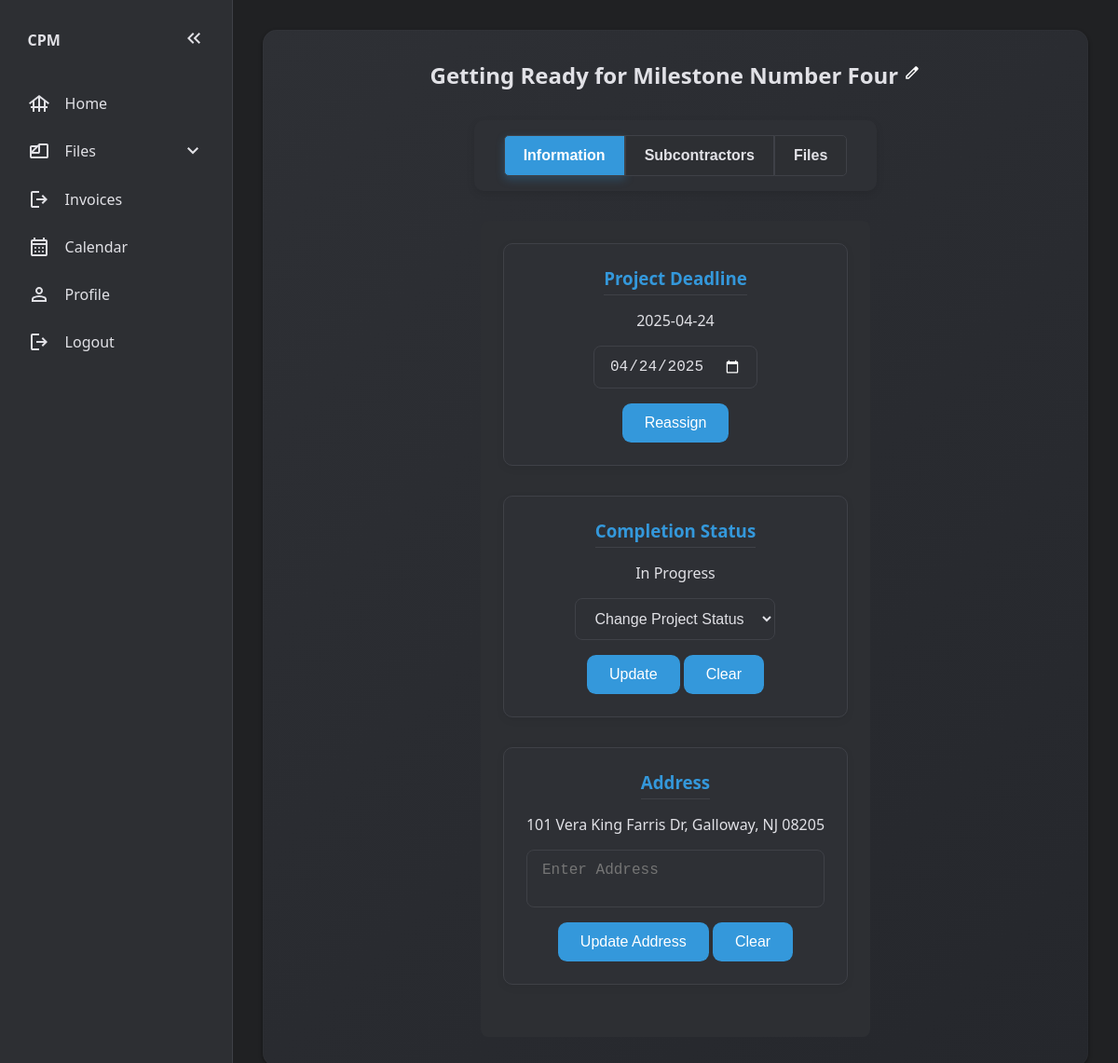
Page /view-project/1 (signed in) on the committed database.
### website/models.py (models this page shows)
class Project(db.Model): # Database model: An object blueprint/layout that will be stored in the database
    id = db.Column(db.Integer, primary_key=True)
    project_name = db.Column(db.String(70))
    date = db.Column(db.DateTime(timezone=True), default=func.now()) # Gets current date and time
    progress = db.Column(Enum('Not Yet Started', 'On Hold', 'In Progress', 'Completed', 'Canceled', name='progress_status'), nullable=False, default='Not Yet Started') # Project's Progress: Not Yet Started (Blue) | On Hold (Orange) | In Progress (Yellow) | Completed (Green) | Canceled (Red)
    deadline = db.Column(db.Date, nullable=True) # Project Deadline
    user_id = db.Column(db.Integer, db.ForeignKey('user.id')) # 1-to-many relationship
    address= db.Column(db.String(255), nullable = True)
    subcontractors = db.relationship('Assignment', back_populates='project') #many to many relation
    tasks = db.relationship('Task', backref='project', lazy='dynamic') # 1-to-many relationship
    files = db.relationship('File', back_populates='project')
    pass

### website/views.py (the view)
@views.route('/view-project/<int:project_id>', methods=['GET', 'POST'])
@login_required
def view_project(project_id):
    project = Project.query.get(project_id)
    subcontractors = [assignment.subcontractor for assignment in project.subcontractors]
    tasks = Task.query.filter_by(project_id=project_id).all()
    return render_template("project.html", project=project, subcontractors=subcontractors, user=current_user, tasks=tasks)

### website/context_processors.py (called while the page is built)
def unread_message_count():
    if current_user.is_authenticated:
        return Message.query.filter_by(receiver_id=current_user.id, is_read=False).count()
    return 0

### website/templates/project.html (shortened to what this page needs)
{% extends 'base.html' %}
{% block content %}
<section class="main-content-section" id="project-details">
  <div id="project-details-div">
    <h2 id="project-name">
      {{ project.project_name }}
    </h2>
  </div>
  <div class="tab-buttons">
    <button class="tab-btn active" data-tab="information" id="first-tab">
      Information
    </button>
    <button class="tab-btn" data-tab="subcontractors" id="middle-tab">
      Subcontractors
    </button>
    <button class="tab-btn" data-tab="files" id="last-tab">Files</button>
  </div>
  <div id="information" class="tab-content active">
    <section id="information-section">
      <section class="sub-sections" id="deadline-sub-section">
        <h3>Project Deadline</h3>
        <form
          id="deadline-form"
          method="POST"
          action="{{ url_for('views.update_deadline', project_id=project.id) }}"
        >
          {% if project.deadline is none %}
          <p>No Deadline Assigned</p>
          {% if user.role != 'subcontractor' %}
          <div class="div-dead">
            <input type="date" name="deadline" required />
            <button type="submit">Assign</button>
          </div>
          {% endif %} {% else %}
          <p>{{ project.deadline }}</p>
          <div class="div-dead">
            {% if user.role != 'subcontractor' %}
            <input type="date" name="deadline" value="{{ project.deadline }}" />
            <button type="submit">Reassign</button>
            {% endif %}
          </div>
          {% endif %}
        </form>
      </section>
      <section class="sub-sections" id="completion-status-sub-section">
        <h3>Completion Status</h3>
        <p id="displaying-completion-status">{{ project.progress }}</p>
        <form
          id="completion-form"
          method="POST"
          action="{{ url_for('views.update_project_completion_status', project_id=project.id) }}"
        >
          {% if user.role != 'subcontractor' %}
          <select id="project-status" name="project-status">
            <option value="" disabled selected hidden>
              Change Project Status
            </option>
          </select>
          <div class="buttons">
            <button type="submit">Update</button>
            <button type="reset">Clear</button>
          </div>
          {% endif %}
        </form>
      </section>
      <section class="sub-sections" id="address-sub-section">
        <h3>Address</h3>
        <form
          action="{{ url_for('views.update_address', project_id=project.id)}}"
          method="POST"
        >
          {% if user.role == 'subcontractor' %}
          <p>{{ project.address }}</p>
          {% else %} {% if project.address is none %}
          <p>No Address Assigned</p>
          <div class="div-address">
            <textarea
              name="project_address"
              id="project_address"
              placeholder="Enter Address"
              required
            ></textarea>
            <button type="submit">Assign Address</button>
          </div>
          {% else %}
          <p>{{ project.address }}</p>
          <div class="div-address">
            <textarea
              name="project_address"
              id="project_address"
              placeholder="Enter Address"
              required
            ></textarea>
            <div id="address-buttons">
              <button type="submit" id="address-submit">Update Address</button>
              <button type="reset">Clear</button>
            </div>
          </div>
          {% endif %} {% endif %}
        </form>
      </section>
    </section>
  </div>
</section>
{% endblock %}

### website/static/css/style.css (style rules this page uses)
:root { --bg: #202123; --panel: #2d2f33; --card: #2e3035; --text: #e1e1e6; --icon: #e1e1e6; --text-muted: #9ca3af; --border: #3f4147; --hover-bg: #3a3b40; --accent: #3498db; --accent-hover: #2980b9; --error: #ff6b6b; --success: #32d296; --shadow: rgba(0, 0, 0, 0.2); }
*, *::before, *::after { margin: 0; padding: 0; box-sizing: border-box; }
html { font-family: "Segoe UI", Tahoma, Geneva, Verdana, sans-serif; font-size: 16px; }
body { display: grid; grid-template-columns: auto 1fr; grid-template-areas: "sidebar main"; background-color: var(--bg); color: var(--text); height: 100vh; font-size: clamp(0.875rem, 1.5vw, 1rem); overscroll-behavior: none; }
.main-content-section { width: 100%; background: var(--card); border-radius: 0.75rem; padding: 2rem; box-shadow: 0 4px 12px var(--shadow); }
.main-content-section, .sub-sections { display: flex; justify-content: center; align-items: center; flex-direction: column; }
.sub-sections { padding: 10px; border-radius: 0.5em; width: 100%; border: 1px solid var(--border); }
#project-status { display: flex; gap: 0.4rem; flex-wrap: wrap; justify-content: flex-end; }
#project-form #filter-projects, .edit-toggle-btn { transition: transform 0.2s ease; cursor: pointer; fill: white; }
#project-details { padding: 2rem; max-width: 1200px; margin: 0 auto; background: linear-gradient(135deg, #2e3035, #25272c); border-radius: 15px; box-shadow: inset 0 0 0 1px rgba(255, 255, 255, 0.015), 0 2px 4px rgba(0, 0, 0, 0.4); }
#project-name { margin-bottom: 2rem; }
#project-details p, #project-details h2, #project-details h3, #project-details h4, #project-name-input { text-align: center; color: var(--text); }
#project-details form { display: flex; flex-direction: column; gap: 1rem; }
#project-details form input, #project-details form textarea, #project-details form select { padding: 0.75rem 1rem; background: var(--card); border: 1px solid var(--border); border-radius: 8px; color: var(--text); font-size: 1rem; width: 100%; max-width: 600px; margin: 0 auto; }
#project-details form textarea { resize: none; }
#project-details form button { background: var(--accent); color: white; padding: 0.75rem 1.5rem; font-size: 1rem; border: none; border-radius: 0.6rem; cursor: pointer; transition: background-color 0.25s ease; margin: 0 auto; }
#project-details .tab-buttons { display: flex; justify-content: space-around; background: var(--card); padding: 1rem 2rem; margin-bottom: 2rem; border-radius: 10px; box-shadow: 0 3px 8px rgba(0, 0, 0, 0.1); }
#project-details #first-tab { border-top-right-radius: 0; border-bottom-right-radius: 0; }
#project-details #middle-tab { border-radius: 0; }
#project-details #last-tab { border-top-left-radius: 0; border-bottom-left-radius: 0; }
#project-details .tab-btn { background: var(--panel); border: 1px solid var(--border); padding: 0.75rem 1.25rem; font-weight: bold; font-size: 1rem; color: var(--text); border-radius: 5px; cursor: pointer; transition: background 0.3s; }
#project-details .tab-btn:hover, #project-details .tab-btn.active { background: var(--accent); color: white; box-shadow: 0 4px 10px rgba(52, 152, 219, 0.25); }
#project-details .tab-content { display: none; padding: 1.5rem; border-radius: 8px; background: var(--panel); }
#project-details .tab-content.active { display: block; }
#project-details .sub-sections, #project-details .file-invoice-div, #messages { background: var(--card); padding: 1.5rem; border-radius: 10px; box-shadow: 0 3px 10px rgba(0, 0, 0, 0.06); color: var(--text); margin-bottom: 2rem; display: flex; flex-direction: column; align-items: center; }
#project-details .sub-sections h3, #project-details .file-invoice-div h3, #messages h3 { color: var(--accent); border-bottom: 1px solid var(--border); padding-bottom: 5px; margin-bottom: 1rem; }
.div-dead, #completion-form, .div-address { display: flex; align-items: center; flex-direction: column; gap: 1rem; }
#completion-form { margin-top: 1rem; }

### rows in the picture
Project: project_name "Getting Ready for Milestone Number Four", deadline "2025-04-24", deadline "04/24/2025", progress "In Progress", address "101 Vera King Farris Dr, Galloway, NJ 08205"
